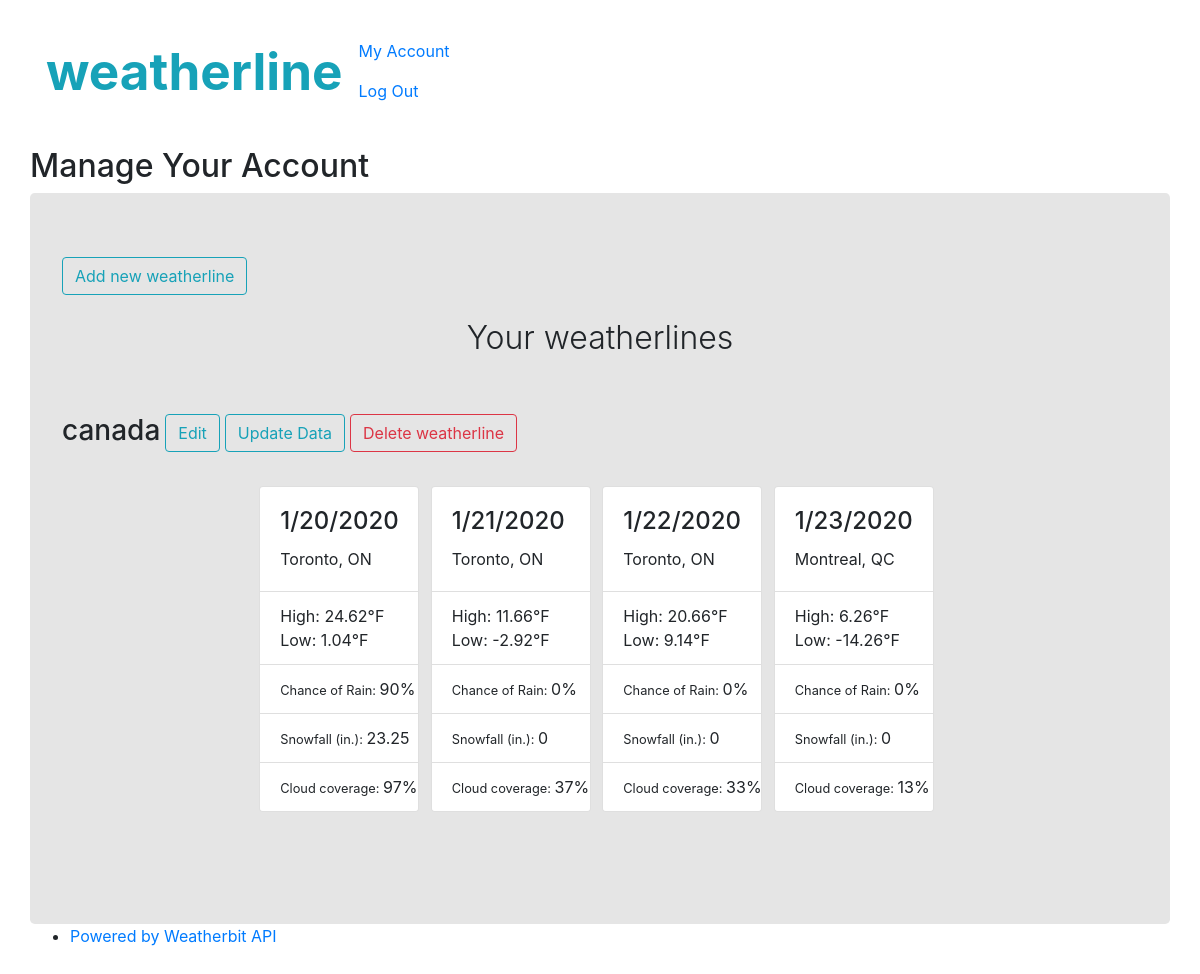
Page /account (signed in) on the committed database.
### weatherline/routes.py (models this page shows, shortened)
class User(db.Model, UserMixin):
	id = db.Column(db.Integer, primary_key=True)
	name = db.Column(db.String(20), unique=True, nullable=False)
	email = db.Column(db.String(120), unique=True, nullable=False)
	image_file = db.Column(db.String(20), nullable=False, default='default.jpg')

class SiteDescription(db.Model):
	id = db.Column(db.Integer, primary_key=True)
	email = db.Column(db.String(120), nullable=False)
	set_id = db.Column(db.Integer, nullable=False)
	description = db.Column(db.String(60), nullable=False)

class Day(db.Model):
	id = db.Column(db.Integer, primary_key=True)
	user_email = db.Column(db.String(120), nullable=False)
	set_id = db.Column(db.Integer, nullable=False)
	city = db.Column(db.String(100), nullable=False)
	state = db.Column(db.String(100), nullable=False)
	country = db.Column(db.String(100), nullable=False)
	lat = db.Column(db.String(100), nullable=False)
	lng = db.Column(db.String(100), nullable=False)
	day = db.Column(db.Integer, nullable=False)
	month = db.Column(db.Integer, nullable=False)
	year = db.Column(db.Integer, nullable=False)
	max_temp = db.Column(db.Integer, nullable=False)
	min_temp = db.Column(db.Integer, nullable=False)
	clouds = db.Column(db.Integer, nullable=False)
	precip = db.Column(db.String(100), nullable=False)
	snow = db.Column(db.Integer, nullable=False)

### weatherline/routes.py (the view, shortened to what this page needs)
@app.route('/account', methods=['GET','POST'])
@login_required
def account():
	return render_template('account.html', SiteDescription=SiteDescription, Day=Day, desc=desc)

### weatherline/routes.py (called while the page is built)
@login_manager.user_loader
def load_user(user_id):
	return User.query.get(int(user_id))

### weatherline/templates/account.html
{% extends "layout.html" %}
{% block content %}
<h2>Manage Your Account</h2>
<div class='jumbotron margins body-plan'>
	<form action="/plan" method="POST" style="text-align: left;"><button class="btn btn-outline-info" type="submit" name="add" value="{{
		Day.query.filter_by(user_email = current_user.email).order_by(desc(Day.set_id)).first().set_id
	}}">Add new weatherline</button> </form>
	<br>
	<h2 class="font-weight-light ">Your weatherlines</h2>
	<br>
	{% if Day.query.filter_by(user_email= current_user.email).all() %}
	{% for id in range(1,Day.query.filter_by(user_email= current_user.email).order_by(desc(Day.set_id)).first().set_id+1) %}
	<br>
	{% if SiteDescription.query.filter_by(email=current_user.email, set_id=id).first() %}
		<h3 class="inline">{{ SiteDescription.query.filter_by(email=current_user.email, set_id=id).first().description }}</h3>
		<form action="/plan" method="POST" ><button class="btn btn-outline-info inline" type="submit" name="edit" value="{{
			id
		}}">Edit</button> </form>
		<form action="/account" method="POST" ><button class="btn btn-outline-info inline" type="submit" name="update" value="{{
			id
		}}">Update Data</button> </form>
		<form action="/account" method="POST" ><button class="btn btn-outline-danger inline" type="submit" name="delete" value="{{
			id
		}}">Delete weatherline</button></form>
		<br>
		<br>
		<br>
	{% endif %}
	<div class='scrolling-wrapper'>
		{% for day in Day.query.filter_by(user_email=current_user.email, set_id=id)%}
		<div class='card' style='width: 10rem;'>
			<div class='card-body'>
				<h4 class='card-title'>
				{{day.month|string + "/" + day.day|string + "/" + day.year|string}}
				</h4>
				<p class='card-text'>
					{{ day.city + ', ' + day.state}}
				</p>
			</div>
			<ul class="list-group list-group-flush">
				<li class="list-group-item">High: {{ day.max_temp }}&#176;F <br> Low: {{ day.min_temp }}&#176;F </li>
				<li class="list-group-item"><small>Chance of Rain: </small>{{ day.precip }}%</li>
				<li class="list-group-item"><small>Snowfall (in.): </small>{{ day.snow }}</li>
				<li class="list-group-item"><small>Cloud coverage: </small>{{ day.clouds }}%</li>
			</ul>
		</div>
		{% endfor %}
	</div>
		{% if Day.query.filter_by(user_email=current_user.email, set_id=id).all() %}
		<br>
		<br>
		{% endif %}
		{% endfor %}
	{% else %}
	<h4>Nothing to show.</h4>
	{% endif %}
</div>
{% endblock content %}

### weatherline/static/main.css (style rules this page uses)
html { margin: 20px 30px; background: url('https://images.unsplash.com/photo-1571215682850-ae44fd0479a4?ixlib=rb-1.2.1&ixid=eyJhcHBfaWQiOjkwNjh9&auto=format&fit=crop&w=934&q=80') no-repeat center center fixed; -webkit-background-size: cover; -moz-background-size: cover; -o-background-size: cover; background-size: cover;; }
body { background-color: transparent; }
.jumbotron { background: rgba(204, 204, 204, 0.5); }
.body-plan { text-align: center; }
.margins { margin: 0px 0px; }
.inline { float: left; display:inline-block; margin-right:5px; }
.scrolling-wrapper { overflow-x: scroll; overflow-y: hidden; white-space: nowrap; }
.card { text-align: left; display:inline-block; margin-right: 7px; }

### rows in the picture
User: query.filter_by "canada"
Day: month "1/20/2020", city+state "Toronto, ON", max_temp "24.62", min_temp "1.04", precip "90", snow "23.25", clouds "97"
Day: month "1/21/2020", city+state "Toronto, ON", max_temp "11.66", min_temp "-2.92", precip "0", snow "0", clouds "37"
Day: month "1/22/2020", city+state "Toronto, ON", max_temp "20.66", min_temp "9.14", precip "0", snow "0", clouds "33"
Day: month "1/23/2020", city+state "Montreal, QC", max_temp "6.26", min_temp "-14.26", precip "0", snow "0", clouds "13"
